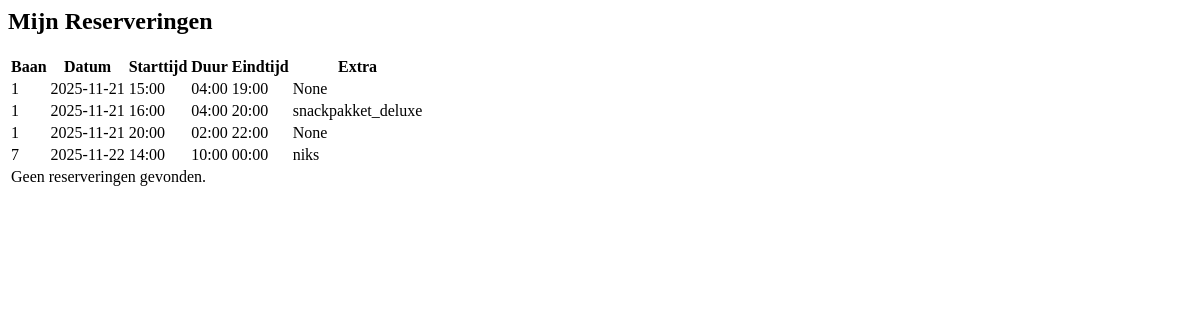
Before: /results (signed in) with the older database file.
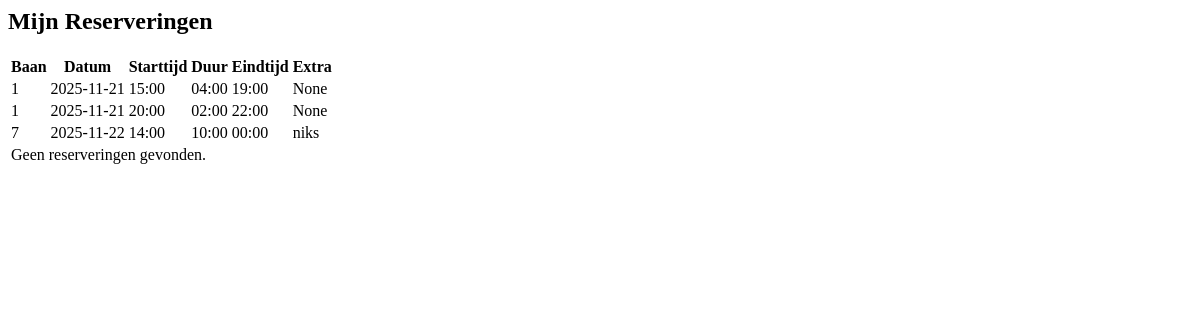
After: the same page with the newer database file.
### tables this page shows
CREATE TABLE lane_1 (
  id INTEGER PRIMARY KEY AUTOINCREMENT,
  start_iso TEXT NOT NULL,
  duration_minutes INTEGER NOT NULL,
  user_id INTEGER REFERENCES users(id),
  name TEXT NOT NULL,
  extra TEXT
);

CREATE TABLE lane_7 (
  id INTEGER PRIMARY KEY AUTOINCREMENT,
  start_iso TEXT NOT NULL,
  duration_minutes INTEGER NOT NULL,
  user_id INTEGER REFERENCES users(id),
  name TEXT NOT NULL,
  extra TEXT
);

### server.py (the view)
@app.route('/results', methods=['GET'])
def results():
    user_id = session.get('user_id')
    if not user_id:
        flash('Niet ingelogd.')
        return redirect(url_for('login'))
    conn = get_db_connection()
    reservations = {}
    for lane in range(1, 9):
        table = f'lane_{lane}'
        cur = conn.execute(f'SELECT * FROM {table} ORDER BY start_iso')
        reservations[table] = cur.fetchall()
    conn.close()
    return render_template('results.html', reservations=reservations, user_id=user_id)

### server.py (called while the page is built)
def get_db_connection():
    conn = sqlite3.connect(str(DB_PATH))
    conn.row_factory = sqlite3.Row
    return conn

### Templates/results.html (shortened to what this page needs)
<head>
    <link rel="stylesheet" href="{{ url_for('styles', filename='results.css') }}">
</head>
<body>
    <div class="results-container">
        <h2>Mijn Reserveringen</h2>
        <table class="results-table">
            <thead>
                <tr>
                    <th>Baan</th>
                    <th>Datum</th>
                    <th>Starttijd</th>
                    <th>Duur</th>
                    <th>Eindtijd</th>
                    <th>Extra</th>
                </tr>
            </thead>
            <tbody>
                {% set found = false %}
                {% for lane in range(1, 9) %}
                    {% set lane_table = 'lane_' ~ lane %}
                    {% set lane_reservations = reservations.get(lane_table, []) %}
                    {% for res in lane_reservations %}
                        {% if res.user_id == user_id %}
                        {% set found = true %}
                        <tr>
                            <td>{{ lane }}</td>
                            <td>{{ res.start_iso.split('T')[0] }}</td>
                            <td>{{ res.start_iso.split('T')[1] }}</td>
                            <td>{% set h = res.duration_minutes // 60 %}{% set m = res.duration_minutes % 60 %}{{ '%02d' % h }}:{{ '%02d' % m }}</td>
                            <td>
                                {% set start = res.start_iso.split('T')[1] %}
                                {% set sh = start.split(':')[0]|int %}
                                {% set sm = start.split(':')[1]|int %}
                                {% set total = sh * 60 + sm + res.duration_minutes %}
                                {% set eh = (total // 60) % 24 %}
                                {% set em = total % 60 %}
                                {{ '%02d' % eh }}:{{ '%02d' % em }}
                            </td>
                            <td>{{ res.extra }}</td>
                        </tr>
                        {% endif %}
                    {% endfor %}
                {% endfor %}
                {% if not found %}
                <tr>
                    <td colspan="6">Geen reserveringen gevonden.</td>
                </tr>
                {% endif %}
            </tbody>
        </table>
    </div>
</body>

Changed rows visible on the page:
removed lane_1: user "1", start_iso "2025-11-21", start_iso "16:00", h "04", m "00", eh "20", em "00", extra "snackpakket_deluxe"
